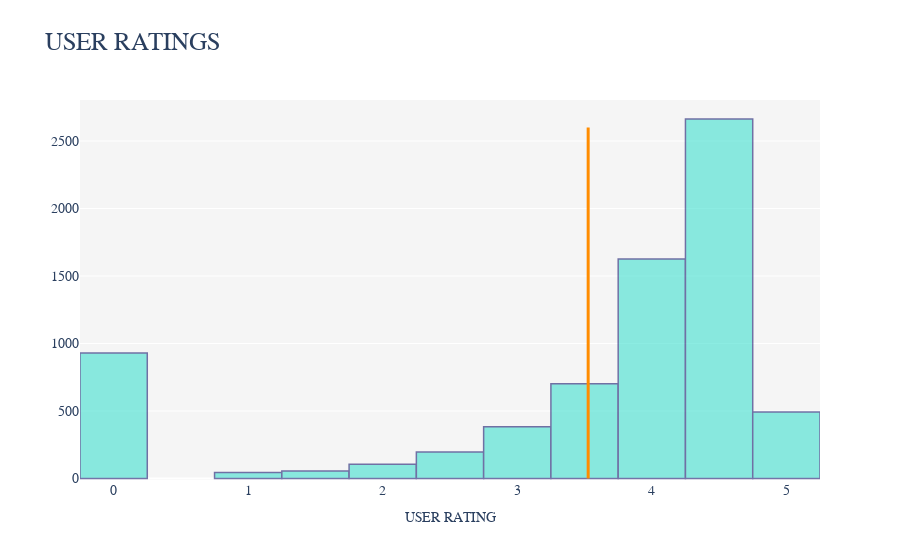

Notebook code for this chart:
### Code cell
#Visualizing
fig = go.Figure(data=[go.Histogram(x = app_store["user_rating"],)])
fig.update_traces(marker_color='turquoise', marker_line_color='midnightblue',
                  marker_line_width=1.5, opacity=0.6)
#fig = go.Figure(data = [go.Histogram(x=app_store["user_rating"])])

fig.add_shape(
        # Line Vertical
        dict(
            type="line",
            x0=avg_rating,
            y0=0,
            x1=avg_rating,
            y1=2600,
            line=dict(
                color="DarkOrange",
                width=3
            )))
fig.update_layout(
    
    title="USER RATINGS",
    xaxis=dict(title="USER RATING",titlefont_size=14),
    font=dict(
        family="Rockwell",
        size=18,
        
    ),
    plot_bgcolor="whitesmoke"
)
fig.update_xaxes(tickangle=0, tickfont=dict(family='Rockwell', size=14))
fig.update_yaxes(tickfont=dict(family='Rockwell', size=14))

### Figure 1 — Plotly figure (JSON) as saved in the notebook; plotly's stock layout.template omitted (floating-point values rounded to 4 significant figures; data arrays with more than 128 entries replaced by an {"elided": "..."} marker saying what was removed)
{"data": [{"marker": {"color": "turquoise", "line": {"color": "midnightblue", "width": 1.5}}, "opacity": 0.6, "type": "histogram", "x": {"elided": "7197 float values"}}], "layout": {"font": {"family": "Rockwell", "size": 18}, "plot_bgcolor": "whitesmoke", "shapes": [{"line": {"color": "DarkOrange", "width": 3}, "type": "line", "x0": 3.527, "x1": 3.527, "y0": 0, "y1": 2600}], "title": {"text": "USER RATINGS"}, "xaxis": {"tickangle": 0, "tickfont": {"family": "Rockwell", "size": 14}, "title": {"font": {"size": 14}, "text": "USER RATING"}}, "yaxis": {"tickfont": {"family": "Rockwell", "size": 14}}}}
